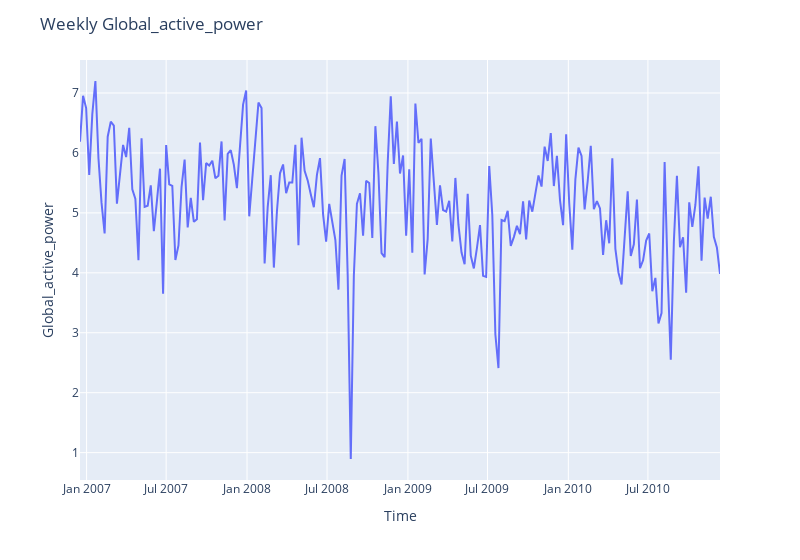

Notebook code cell kept with this figure:
### Code cell
# Weekly
df_week = df.resample("W").quantile(0.995)
run_sequence_plot(
    df_week.index, df_week[var], title=f"Weekly {var}", xtitle="Time", ytitle=f"{var}"
)

### Figure 1 — Plotly figure (JSON) as saved in the notebook; plotly's stock layout.template omitted (floating-point values rounded to 4 significant figures; data arrays with more than 128 entries replaced by an {"elided": "..."} marker saying what was removed)
{"data": [{"hovertemplate": "x=%{x}<br>y=%{y}<extra></extra>", "legendgroup": "", "line": {"color": "#636efa", "dash": "solid"}, "marker": {"symbol": "circle"}, "mode": "lines", "name": "", "orientation": "v", "showlegend": false, "x": {"elided": "209 str values"}, "xaxis": "x", "y": {"elided": "209 float values"}, "yaxis": "y", "type": "scatter"}], "layout": {"xaxis": {"anchor": "y", "domain": [0.0, 1.0], "title": {"text": "Time"}}, "yaxis": {"anchor": "x", "domain": [0.0, 1.0], "title": {"text": "Global_active_power"}}, "legend": {"tracegroupgap": 0}, "margin": {"t": 60}, "title": {"text": "Weekly Global_active_power"}, "width": 800}}
